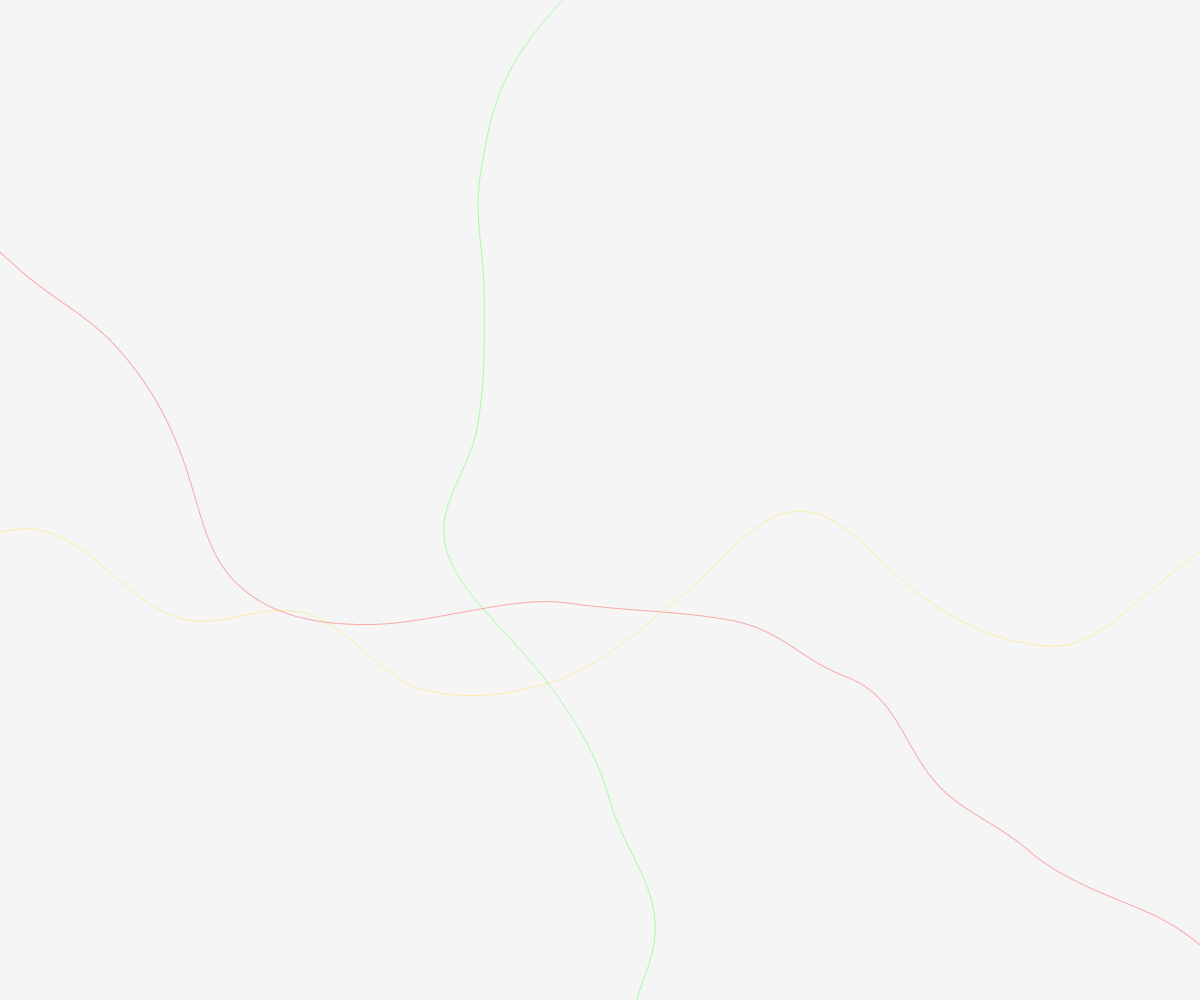
Frame 1 (no input)
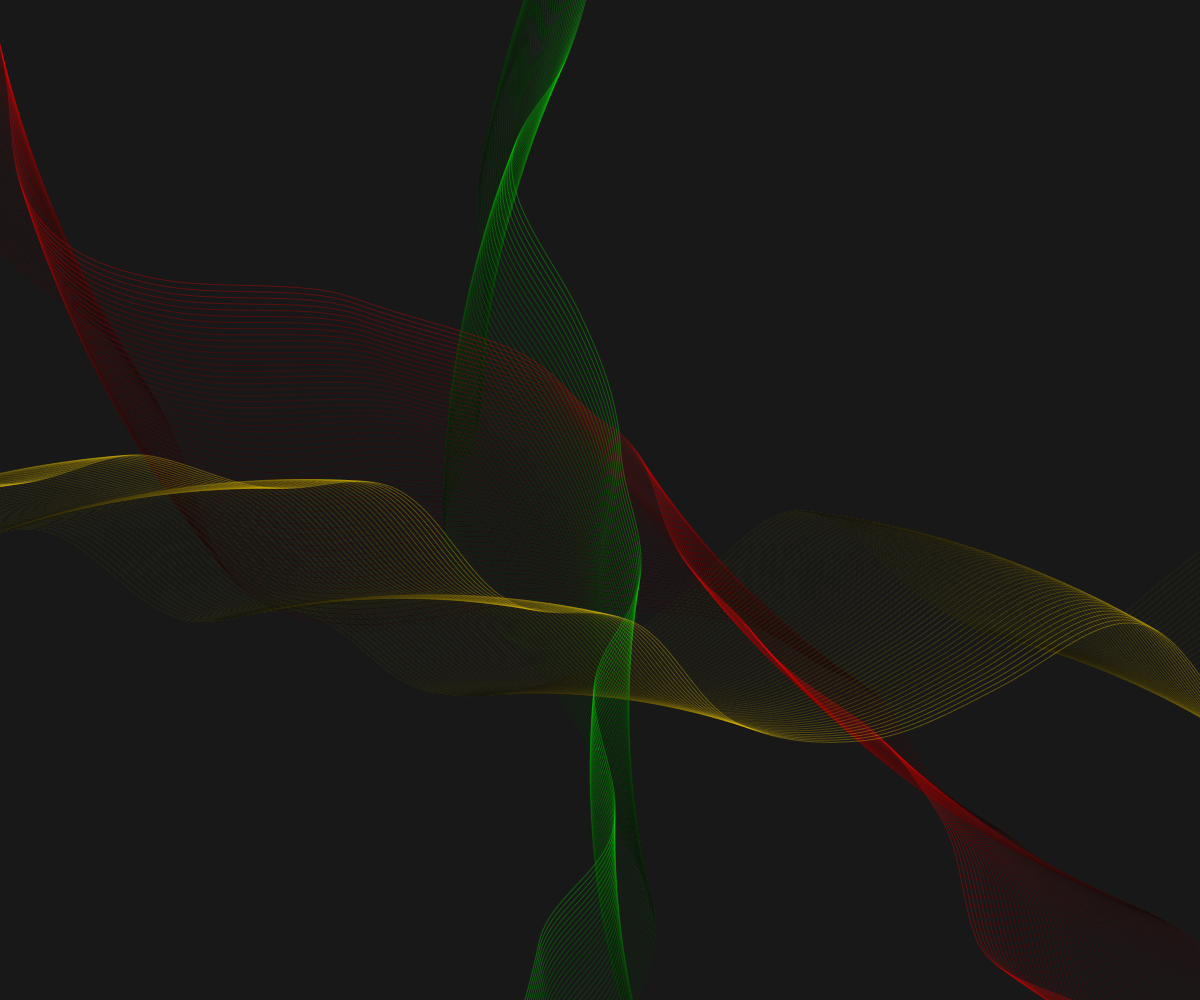
Frame 60 (no input)
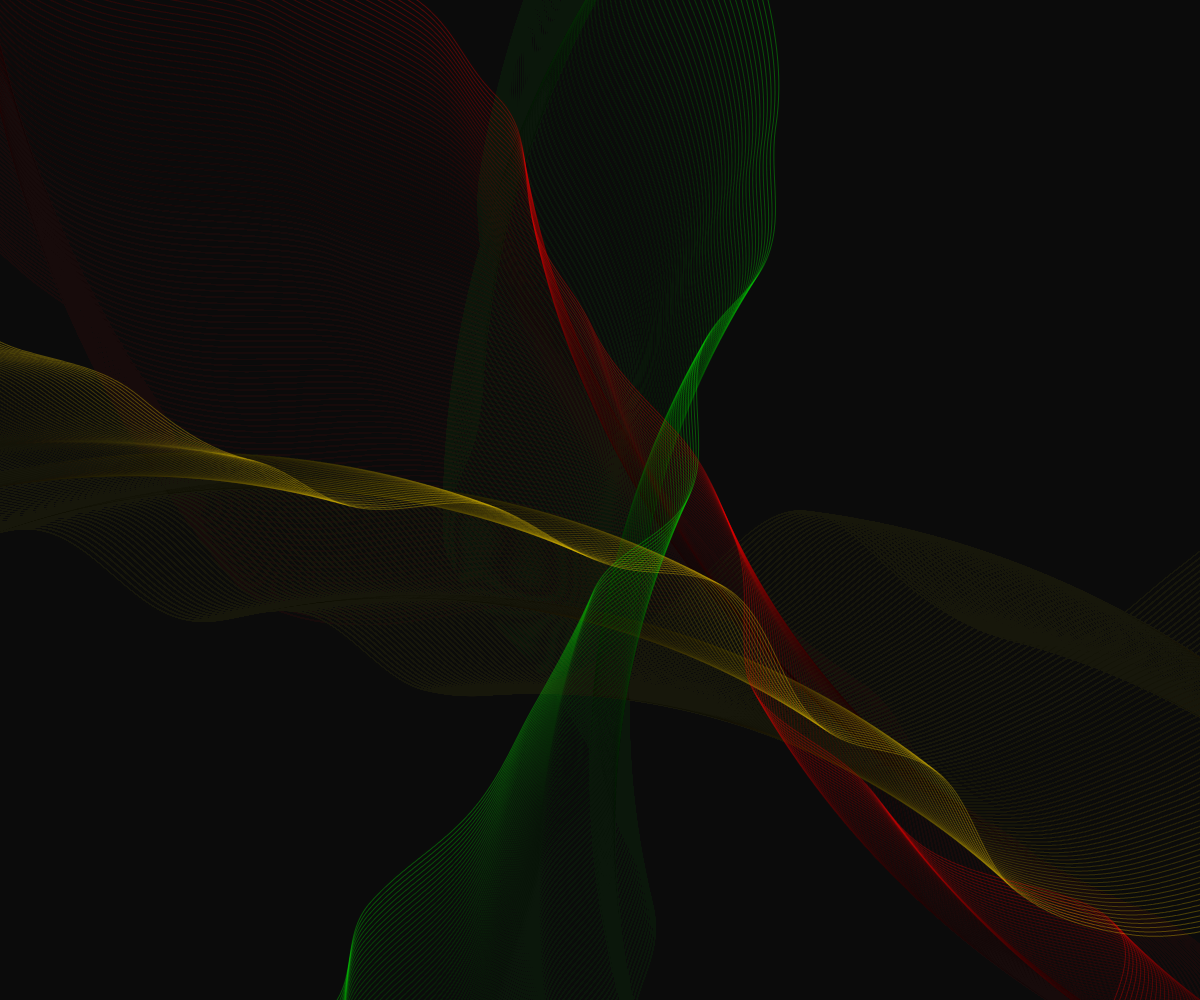
Frame 120 (the mouse pressed at the canvas centre since frame 60)

The p5.js sketch that drew these frames (run headless with seeded random() and noise() and a simulated clock; from frame 60 on, the mouse is pressed at the canvas centre):

// p5.js sketch
// ── sketch.js
// https://editor.p5js.org/p5name/sketches/TU9CrJ1di
// ims noise inst

let my = {};

let alphaRed = [255, 0, 0, 80];
let alphaGreen = [0, 255, 0, 80];
let alphaGold = [255, 214, 0, 80];

function setup() {
  my.canv = createCanvas(windowWidth, windowHeight);
  // my.ln1 = new LineNoise();
  my.ln2 = new LineNoise({ start: 10000, rot: 45, color: alphaRed });
  my.ln3 = new LineNoise({ start: 30000, rot: 90, color: alphaGreen });
  my.ln4 = new LineNoise({ start: 40000, rot: 180, color: alphaGold });
}

function draw() {
  background(0, 10);
  noFill();

  my.ln1?.draw();
  my.ln2.draw();
  my.ln3.draw();
  my.ln4.draw();
}

// { inc, start, rot, rotDelta, incAccel }
class LineNoise {
  constructor(props) {
    // default properties
    this.inc = 0.001;
    // this. inc = 0.02;
    this.start = 0;
    this.rot = 0;
    // this. rotDelta = 0.0;
    this.rotDelta = 0.2;
    this.incAccel = 6;
    // this. incAccel = 2;
    this.color = 255;
    Object.assign(this, props);
    console.log('LineNoise start', this.start, this.color);
  }

  draw() {
    push();

    translate(width / 2, height / 2);
    rotate(radians(this.rot));
    this.rot = this.rot + this.rotDelta;
    stroke(this.color);
    beginShape();
    let xoff = this.start;
    for (let x = -width; x < width; x++) {
      // let y = random(height);
      let y = (noise(xoff) - 0.5) * height;
      vertex(x, y);

      xoff += this.inc;
    }
    endShape();

    this.start += this.inc * this.incAccel;

    pop();
  }
}

function windowResized() {
  resizeCanvas(windowWidth, windowHeight);
}

// Graphing 1D Perlin Noise (1D Noise Graph)
// The Coding Train / Daniel Shiffman
// https://thecodingtrain.com/learning/noise/0.4-graphing-1d.html
// https://youtu.be/y7sgcFhk6ZM

// Adding Y-Axis: https://editor.p5js.org/codingtrain/sketches/nCYG2SCNq
// Noise Graph: https://editor.p5js.org/codingtrain/sketches/EZeHXBhei
// Noisy Sin: https://editor.p5js.org/codingtrain/sketches/M_kuAXwV2

// This example has been updated to use es6 syntax. To learn more about es6 visit: https://thecodingtrain.com/Tutorials/16-javascript-es6

// p5.js/1.11.1

// https://editor.p5js.org/p5name/sketches/ZO-2p0H5_
// ims noise rotate
